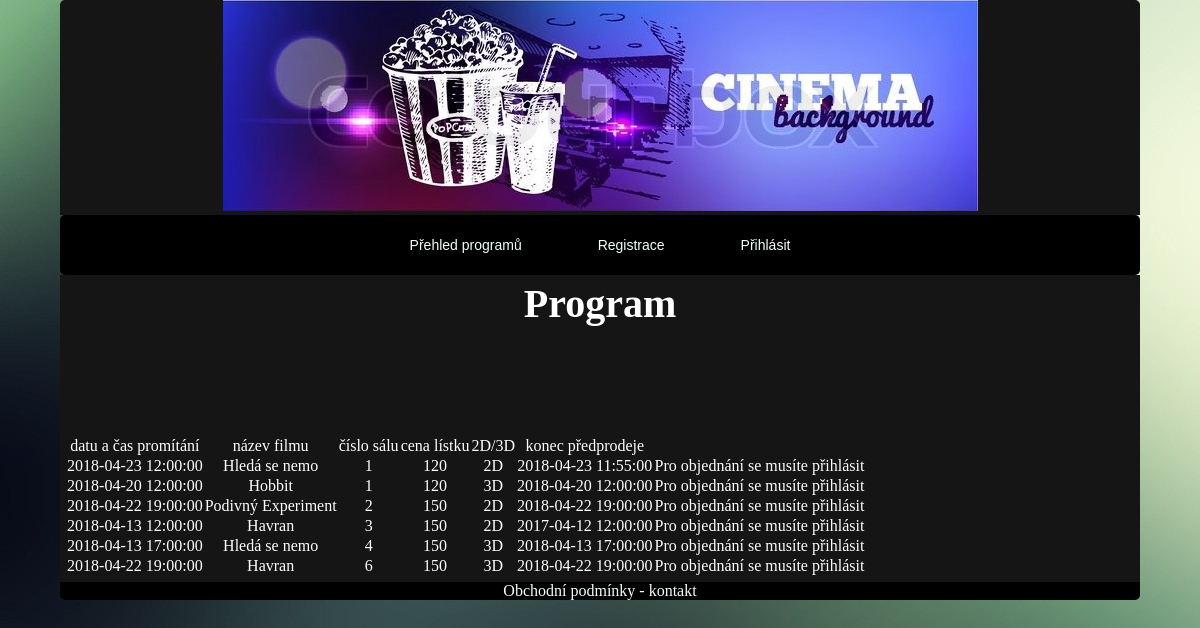
The app's page /programList.php with its own data.
### tables this page shows
CREATE TABLE `program` (
  `id_programu` int(11) NOT NULL AUTO_INCREMENT,
  `id_typu_promitani` int(11) NOT NULL,
  `jmeno_salu` int(11) NOT NULL,
  `id_filmu` int(11) NOT NULL,
  `datumcas` datetime NOT NULL,
  `cena` int(11) NOT NULL,
  `jazyk` varchar(255) NOT NULL,
  `konec_predprodeje` datetime NOT NULL,
  PRIMARY KEY (`id_programu`),
  KEY `id_salu` (`jmeno_salu`),
  KEY `id_filmu` (`id_filmu`),
  CONSTRAINT `program_ibfk_3` FOREIGN KEY (`id_filmu`) REFERENCES `filmy` (`id_filmu`)
);

CREATE TABLE `filmy` (
  `id_filmu` int(11) NOT NULL AUTO_INCREMENT,
  `nazev_filmu` varchar(255) NOT NULL,
  `pristupnost` int(11) NOT NULL,
  PRIMARY KEY (`id_filmu`)
);

CREATE TABLE `saly` (
  `jmeno_salu` varchar(255) NOT NULL,
  `rady` int(11) NOT NULL,
  `sloupce` tinyint(4) NOT NULL
);

CREATE TABLE `typy_promitani` (
  `id_typu_promitani` int(11) NOT NULL AUTO_INCREMENT,
  `nazev` varchar(255) NOT NULL,
  PRIMARY KEY (`id_typu_promitani`)
);

### classes/Model.php (called while the page is built, shortened)
<?php
class Model {
    public static function getProgram($id_programu = null) {
        $where = "";
        $query5 = "SELECT p.id_programu, p.datumcas, p.konec_predprodeje, f.nazev_filmu, sa.jmeno_salu, p.cena, tp.nazev
    FROM program p
    JOIN filmy f ON p.id_filmu = f.id_filmu
    JOIN typy_promitani tp ON p.id_typu_promitani = tp.id_typu_promitani
    JOIN saly sa ON p.jmeno_salu = sa.jmeno_salu
    $where ;";
        $result5 = MySQLDb::queryString($query5);
        $program = array();
        while ($row5 = mysqli_fetch_assoc($result5)) {
            $program[] = $row5;
        }
        return $program;
    }
}

### classes/MySQLDb.php (called while the page is built, shortened)
<?php
class MySQLDb
{
    private $con;
    private static $instance;
    public static function queryString($queryString) {
        $result = self::getInstance()->getConnection()->query($queryString);
        return $result;
    }
    private function connect() {
      $this->con = @mysqli_connect(self::DB_SERVER, self::DB_USER, self::DB_PASSWORD, self::DB_NAME);
      mysqli_set_charset($this->con , "utf8");
    }
    private static function getInstance(){
        if(!isset(self::$instance)) {
            self::$instance = new MySQLDb();
            self::$instance->connect();
        }
        return self::$instance;
    }
    private function getConnection() {
        return $this->con;
    }
}

### programList.php (the view)
<?php include 'header.php'; ?>
<?php include 'menu.php'; ?>
<section>
    <h1>Program</h1>
    <table>
        <tr><td>datu a čas promítání </td> <td> název filmu </td> <td> číslo sálu </td> <td> cena lístku </td><td> 2D/3D </td><td> konec předprodeje </td></tr>
        <?php
         $promitani = Model::getProgram();
                foreach ($promitani as $row5) {
        ?>
            <tr>
                <td><?php echo $row5["datumcas"]; ?></td>
                <td><?php echo $row5["nazev_filmu"]; ?> </td>
                <td><?php echo $row5["jmeno_salu"]; ?></td>
                <td><?php echo $row5["cena"]; ?></td>
                <td><?php echo $row5["nazev"]; ?></td>
                <td><?php echo $row5["konec_predprodeje"]; ?></td>
                <?php
                $now = new DateTime();
                $datumPredprodeje = new DateTime($row5["konec_predprodeje"]);
                if (isset($_SESSION["email"])) {
                    if ($now <= $datumPredprodeje) {
                        ?>
                        <td><a href="order.php?id_programu=<?php echo $row5["id_programu"] ?> "> objednat</a> <br></td>
                        <?php } else {
                        ?>
                        <td> předprodej skončil </td>
                    <?php
                    }
                } else { ?>
                    <td>Pro objednání se musíte přihlásit</td>
               <?php }
                ?>
            </tr>
            <br>
<?php }
?>
    </table>
</section>
<?php include 'footer.php'; ?>

### header.php (shortened to what this page needs)
<!DOCTYPE html>
<html>
    <head>
        <link rel="stylesheet" type="text/css" href="css/styly.css" />
    </head>
    <body>

### menu.php
<header>
    <a href="index.php"><img src="banner1.jpg" /></a>
</header>
<div class="menu">
    <button class="odkazy"><a href="programList.php">Přehled programů</a>
    </button> <?php if (!isset($_SESSION["email"])) { ?><button class="odkazy"><a href="registration.php">Registrace</a></button> <button class="odkazy"><a href="login.php">Přihlásit</a></button><?php } else {
        ?><button class="odkazy"><a href = "logout.php">Odhlásit se</a></button><button class="odkazy"><?php echo 'Jste přihlášený jako: ' . $_SESSION["email"]; ?></button><?php } ?>
</div>

### footer.php
<footer>
    <a href="#">Obchodní podmínky</a> - <a href="kontakt.php">kontakt</a>
</footer>
</body>
</html>

### css/styly.css (style rules this page uses)
*, div, section, article, footer, header { margin:0; padding:0; }
body { background-color: black; padding:0px; margin:0px; background-image: url("background3.jpg"); background-repeat: repeat-y; opacity:10; filter: alpha(opacity=100); }
header { background-color:#151515; position: relative; padding:0px; margin: auto; width:90%; text-align: center; border-top-left-radius:5px; border-top-right-radius: 5px; }
section { background-color:#151515; position: relative; margin: auto; width: 89.15%; padding:5px; text-align: center; color: white; }
footer { background-color:black; position: relative; width:90%; text-align:center; color:white; margin:auto; border-bottom-left-radius:5px; border-bottom-right-radius:5px; }
.menu { text-align:center; text-decoration:none; background-color:black; color:black; border-radius: 5px; width:90%; margin:auto; padding: 0px; }
.odkazy { border-radius: 5px; background-color:black; border:2px solid black; color: white; padding: 16px 32px; text-align: center; text-decoration: none; display: inline-block; font-size: 14px; margin: 4px 2px; -webkit-transition-duration: 0.4s; transition-duration: 0.4s; cursor: pointer; }
a { color:azure; text-decoration: none; cursor: pointer; }
h1 { font-size: 40px; text-align: center; }

### records on screen
program: datumcas "2018-04-23 12:00:00", id_filmu.nazev_filmu "Hledá se nemo", saly.jmeno_salu "1", cena "120", id_typu_promitani.nazev "2D", konec_predprodeje "2018-04-23 11:55:00"
program: datumcas "2018-04-20 12:00:00", id_filmu.nazev_filmu "Hobbit", saly.jmeno_salu "1", cena "120", id_typu_promitani.nazev "3D", konec_predprodeje "2018-04-20 12:00:00"
program: datumcas "2018-04-22 19:00:00", id_filmu.nazev_filmu "Podivný Experiment", saly.jmeno_salu "2", cena "150", id_typu_promitani.nazev "2D", konec_predprodeje "2018-04-22 19:00:00"
program: datumcas "2018-04-13 12:00:00", id_filmu.nazev_filmu "Havran", saly.jmeno_salu "3", cena "150", id_typu_promitani.nazev "2D", konec_predprodeje "2017-04-12 12:00:00"
program: datumcas "2018-04-13 17:00:00", id_filmu.nazev_filmu "Hledá se nemo", saly.jmeno_salu "4", cena "150", id_typu_promitani.nazev "3D", konec_predprodeje "2018-04-13 17:00:00"
program: datumcas "2018-04-22 19:00:00", id_filmu.nazev_filmu "Havran", saly.jmeno_salu "6", cena "150", id_typu_promitani.nazev "3D", konec_predprodeje "2018-04-22 19:00:00"
